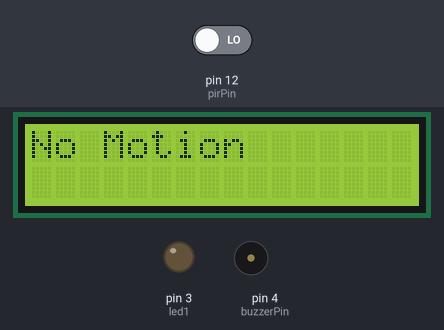
The sketch below on a simulated Arduino Uno, built with avr-gcc and run on an emulated ATmega328P. Parts: 16×2 character LCD, output pins drawn as LEDs (lit = HIGH), buzzer (waves = sounding, pin HIGH). Inputs (shaded band) come from the test bench; at power-on: pin 12 (pirPin) LOW.

Above: at 3.2 s.
3.3 s: pin 12 (pirPin) driven HIGH
At 4.6 s:
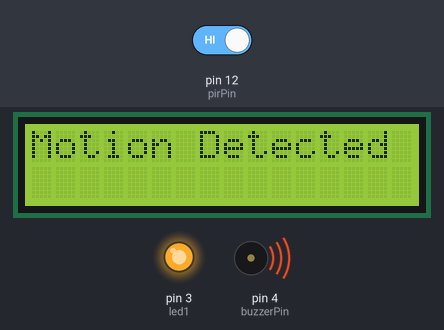
5.0 s: pin 12 (pirPin) driven LOW
At 5.9 s:
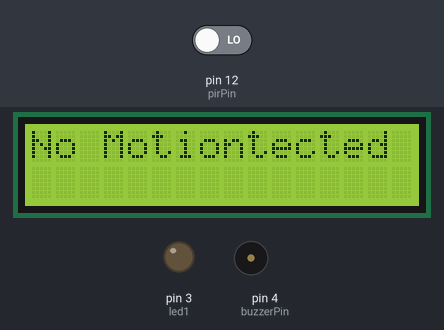
Timing chart, 0 to 8.0 s (numbered marks = the images above; inputs shaded):
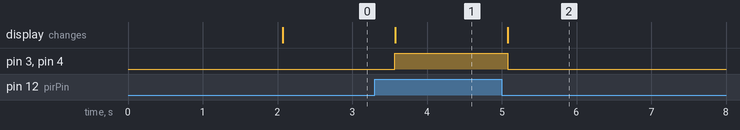

Measured:
- after the input at 3.3 s, pin 3 (led1), pin 4 (buzzerPin): LOW → HIGH after 0.27 s; the display: changes after 0.27 s (image 1)
- after the input at 5.0 s, pin 3 (led1), pin 4 (buzzerPin): HIGH → LOW after 0.08 s; the display: changes after 0.08 s (image 2)

The sketch:

project_code.ino
```cpp
#include <LiquidCrystal.h>

LiquidCrystal lcd(7, 6, 5, 8, 9, 2);

int pirPin = 12;
int buzzerPin = 4;
int led1 = 3;
int motion = 0;

void setup() {
  lcd.begin(16, 2);
  pinMode(pirPin, INPUT);
  pinMode(buzzerPin, OUTPUT);
  pinMode(led1, OUTPUT);
  lcd.print("System Ready");
  delay(2000);
  lcd.clear();
}

void loop() {
  motion = digitalRead(pirPin);

  if (motion == HIGH) {
    digitalWrite(buzzerPin, HIGH);
    digitalWrite(led1, HIGH);
    lcd.setCursor(0, 0);
    lcd.print("Motion Detected ");
  } else {
    digitalWrite(buzzerPin, LOW);
    digitalWrite(led1, LOW);
    lcd.setCursor(0, 0);
    lcd.print("No Motion");
  }
    delay(500);
}
```
